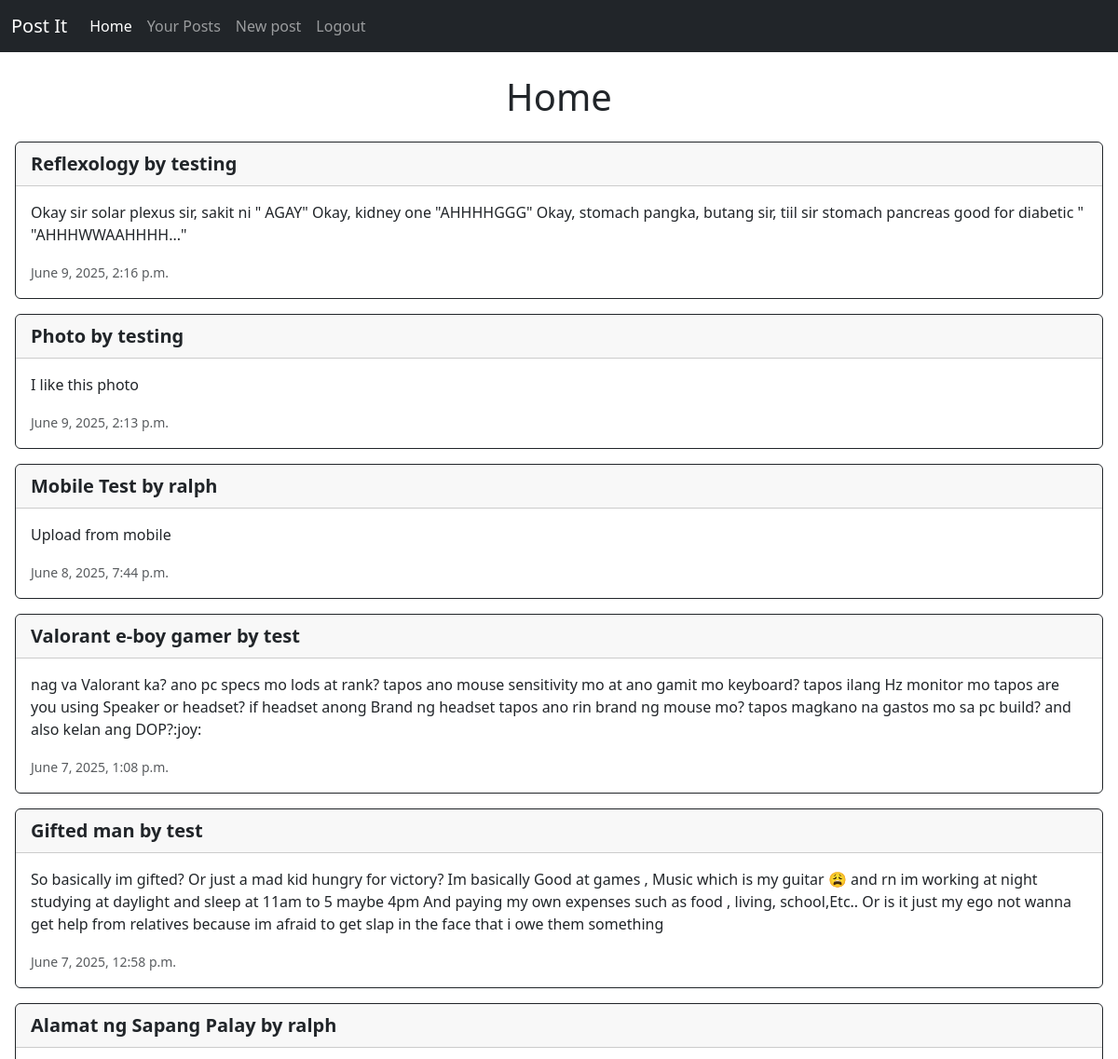
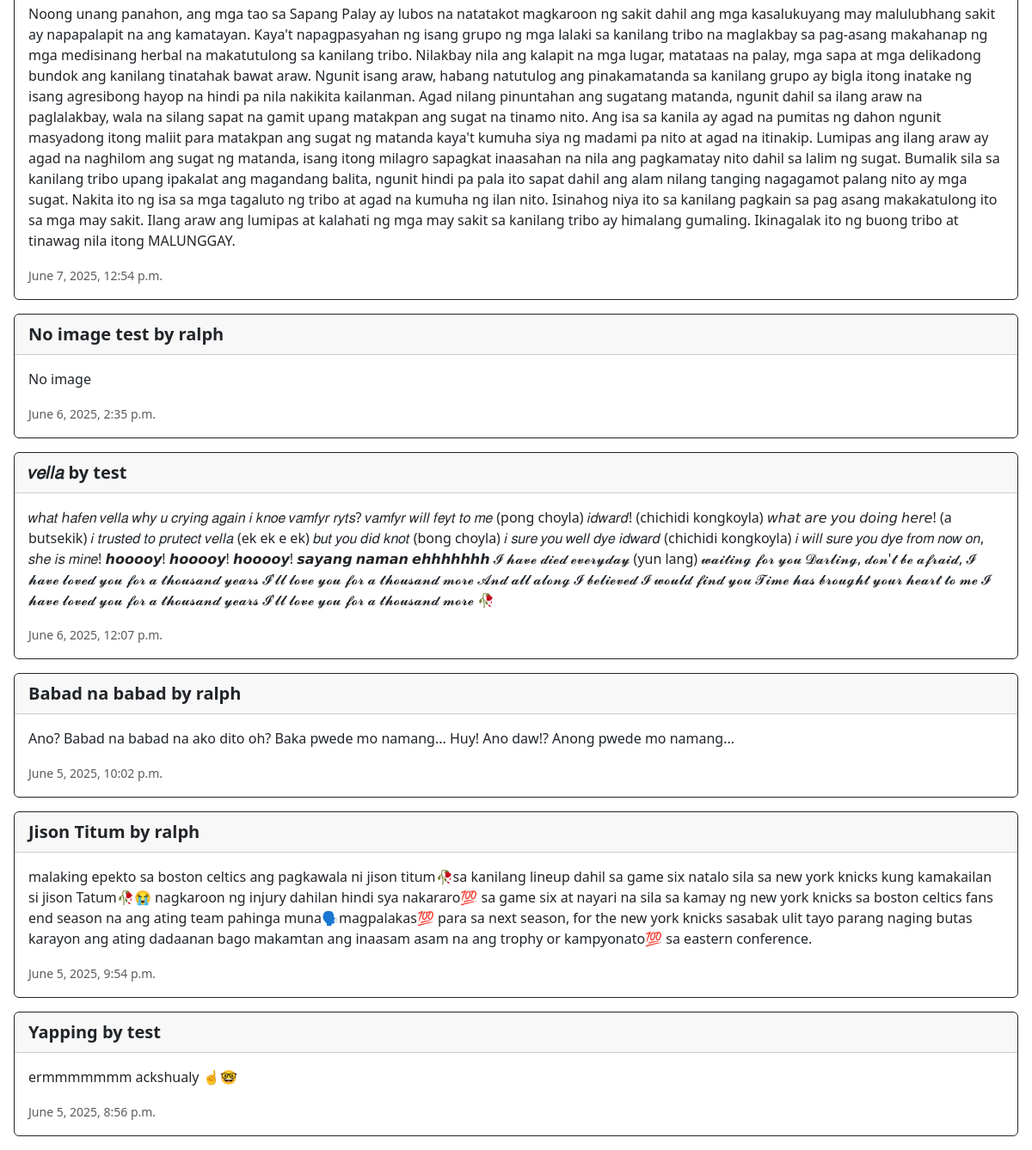
The app's page /home/ (signed in) with its own data (2 pictures, top to bottom).
### api/models.py (models this page shows, shortened)
class PostModel(models.Model):
    title = models.CharField(max_length=100)
    description = models.TextField()
    banner = models.ImageField(upload_to='banners/', null=True, blank=True)
    user = models.ForeignKey('auth.User', on_delete=models.CASCADE, related_name='posts')
    created_at = models.DateTimeField(auto_now_add=True, null=True, blank=True)

### web/views.py (the view)
# urls.py: path("home/", views.homepage, name="homepage"),
def homepage(request):
    post = PostModel.objects.all().order_by('-created_at')
    return render(request, "web/home.html", {"posts": post})

### web/templates/web/home.html (shortened to what this page needs)
{% extends 'layout.html' %}
{% block content %}
    <h1 class="text-center my-4">Home</h1>
    {% for post in posts %}
    <a href="{% url 'post_detail' post.id %}" class="text-decoration-none">
        <div class="card border-dark mb-3 m-3">
            <p class="card-header fs-5 fw-bolder">
                {{post.title}} by {{post.user}}
            </p>
            <div class="card-body">
                <p class="card-text">{{post.description}}</p>
                <p class="card-text"><small class="text-body-secondary">{{post.created_at}}</small></p>
            </div>
        </div>
    </a>
    {% endfor %}
{% endblock %}

### records on screen
PostModel: title "Reflexology", user "testing", description "Okay sir solar plexus sir, sakit ni \" AGAY\" Okay, kidney one \"AHHHHGGG\" Okay, stomach pangka, butang sir, tiil sir stomach pancreas good for diabetic \" \"AHHHWWAAHHHH...\"", created_at "June 9, 2025, 2:16 p.m."
PostModel: title "Photo", user "testing", description "I like this photo", created_at "June 9, 2025, 2:13 p.m."
PostModel: title "Mobile Test", user "ralph", description "Upload from mobile", created_at "June 8, 2025, 7:44 p.m."
PostModel: title "Valorant e-boy gamer", user "test", description "nag va Valorant ka? ano pc specs mo lods at rank? tapos ano mouse sensitivity mo at ano gamit mo keyboard? tapos ilang Hz monitor mo tapos are you using Speaker or headset? if headset anong Brand ng headset tapos ano rin brand ng mouse mo? tapos magkano na gastos mo sa pc build? and also kelan ang DOP?:joy:", created_at "June 7, 2025, 1:08 p.m."
PostModel: title "Gifted man", user "test", description "So basically im gifted? Or just a mad kid hungry for victory? Im basically Good at games , Music which is my guitar 😩 and rn im working at night studying at daylight and sleep at 11am to 5 maybe 4pm And paying my own expenses such as food , living, school,Etc.. Or is it just my ego not wanna get help from relatives because im afraid to get slap in the face that i owe them something", created_at "June 7, 2025, 12:58 p.m."
PostModel: title "Alamat ng Sapang Palay", user "ralph", description "Noong unang panahon, ang mga tao sa Sapang Palay ay lubos na natatakot magkaroon ng sakit dahil ang mga kasalukuyang may malulubhang sakit ay napapalapit na ang kamatayan. Kaya't napagpasyahan ng isang grupo ng mga lalaki sa kanilang tribo na maglakbay sa pag-asang makahanap ng mga medisinang herbal na makatutulong sa kanilang tribo. Nilakbay nila ang kalapit na mga lugar, matataas na palay, mga sapa at mga delikadong bundok ang kanilang tinatahak bawat araw. Ngunit isang araw, habang natutulog ang pinakamatanda sa kanilang grupo ay bigla itong inatake ng isang agresibong hayop na hindi pa nila nakikita kailanman. Agad nilang pinuntahan ang sugatang matanda, ngunit dahil sa ilang araw na…", created_at "June 7, 2025, 12:54 p.m."
PostModel: title "No image test", user "ralph", description "No image", created_at "June 6, 2025, 2:35 p.m."
PostModel: title "𝑣𝑒𝑙𝑙𝑎", user "test", description "𝑤ℎ𝑎𝑡 ℎ𝑎𝑓𝑒𝑛 𝑣𝑒𝑙𝑙𝑎 𝑤ℎ𝑦 𝑢 𝑐𝑟𝑦𝑖𝑛𝑔 𝑎𝑔𝑎𝑖𝑛 𝑖 𝑘𝑛𝑜𝑒 𝑣𝑎𝑚𝑓𝑦𝑟 𝑟𝑦𝑡𝑠? 𝑣𝑎𝑚𝑓𝑦𝑟 𝑤𝑖𝑙𝑙 𝑓𝑒𝑦𝑡 𝑡𝑜 𝑚𝑒 (pong choyla) 𝑖𝑑𝑤𝑎𝑟𝑑! (chichidi kongkoyla) 𝘸𝘩𝘢𝘵 𝘢𝘳𝘦 𝘺𝘰𝘶 𝘥𝘰𝘪𝘯𝘨 𝘩𝘦𝘳𝘦! (a butsekik) 𝑖 𝑡𝑟𝑢𝑠𝑡𝑒𝑑 𝑡𝑜 𝑝𝑟𝑢𝑡𝑒𝑐𝑡 𝑣𝑒𝑙𝑙𝑎 (ek ek e ek) 𝑏𝑢𝑡 𝑦𝑜𝑢 𝑑𝑖𝑑 𝑘𝑛𝑜𝑡 (bong choyla) 𝑖 𝑠𝑢𝑟𝑒 𝑦𝑜𝑢 𝑤𝑒𝑙𝑙 𝑑𝑦𝑒 𝑖𝑑𝑤𝑎𝑟𝑑 (chichidi kongkoyla) 𝑖 𝑤𝑖𝑙𝑙 𝑠𝑢𝑟𝑒 𝑦𝑜𝑢 𝑑𝑦𝑒 𝑓𝑟𝑜𝑚 𝑛𝑜𝑤 𝑜𝑛, 𝑠ℎ𝑒 𝑖𝑠 𝑚𝑖𝑛𝑒! 𝙝𝙤𝙤𝙤𝙤𝙮! 𝙝𝙤𝙤𝙤𝙤𝙮! 𝙝𝙤𝙤𝙤𝙤𝙮! 𝙨𝙖𝙮𝙖𝙣𝙜 𝙣𝙖𝙢𝙖𝙣 𝙚𝙝𝙝𝙝𝙝𝙝𝙝𝙝 𝓘 𝓱𝓪𝓿𝓮 𝓭𝓲𝓮𝓭 𝓮𝓿𝓮𝓻𝔂𝓭𝓪𝔂 (yun lang) 𝔀𝓪𝓲𝓽𝓲𝓷𝓰 𝓯𝓸𝓻 𝔂𝓸𝓾 𝓓𝓪𝓻𝓵𝓲𝓷𝓰, 𝓭𝓸𝓷'𝓽 𝓫𝓮 𝓪𝓯𝓻𝓪𝓲𝓭, 𝓘 𝓱𝓪𝓿𝓮 𝓵𝓸𝓿𝓮𝓭 𝔂𝓸𝓾 𝓯𝓸𝓻 𝓪 𝓽𝓱𝓸𝓾𝓼𝓪𝓷𝓭 𝔂𝓮𝓪𝓻𝓼 𝓘'𝓵𝓵 𝓵𝓸𝓿𝓮 𝔂𝓸𝓾 𝓯𝓸𝓻 𝓪 𝓽𝓱𝓸𝓾𝓼𝓪𝓷𝓭 𝓶𝓸𝓻𝓮 𝓐𝓷𝓭 𝓪𝓵𝓵 𝓪𝓵𝓸𝓷𝓰 𝓘 𝓫𝓮𝓵𝓲𝓮𝓿𝓮𝓭 𝓘 𝔀𝓸𝓾𝓵𝓭 𝓯𝓲𝓷𝓭 𝔂𝓸𝓾 𝓣𝓲𝓶𝓮 𝓱𝓪𝓼 𝓫𝓻𝓸𝓾𝓰𝓱𝓽 𝔂𝓸𝓾𝓻 𝓱𝓮𝓪𝓻𝓽 𝓽𝓸 𝓶𝓮 𝓘 𝓱𝓪𝓿𝓮 𝓵𝓸𝓿𝓮𝓭 𝔂𝓸𝓾 𝓯𝓸𝓻 𝓪 𝓽𝓱𝓸𝓾𝓼𝓪𝓷𝓭 𝔂𝓮𝓪𝓻𝓼 𝓘'𝓵𝓵 𝓵𝓸𝓿𝓮 𝔂𝓸𝓾 𝓯𝓸𝓻 𝓪 𝓽𝓱𝓸𝓾𝓼𝓪𝓷𝓭 𝓶𝓸𝓻𝓮 🥀", created_at "June 6, 2025, 12:07 p.m."
PostModel: title "Babad na babad", user "ralph", description "Ano? Babad na babad na ako dito oh? Baka pwede mo namang... Huy! Ano daw!? Anong pwede mo namang...", created_at "June 5, 2025, 10:02 p.m."
PostModel: title "Jison Titum", user "ralph", description "malaking epekto sa boston celtics ang pagkawala ni jison titum🥀sa kanilang lineup dahil sa game six natalo sila sa new york knicks kung kamakailan si jison Tatum🥀😭 nagkaroon ng injury dahilan hindi sya nakararo💯 sa game six at nayari na sila sa kamay ng new york knicks sa boston celtics fans end season na ang ating team pahinga muna🗣️magpalakas💯 para sa next season, for the new york knicks sasabak ulit tayo parang naging butas karayon ang ating dadaanan bago makamtan ang inaasam asam na ang trophy or kampyonato💯 sa eastern conference.", created_at "June 5, 2025, 9:54 p.m."
PostModel: title "Yapping", user "test", description "ermmmmmmm ackshualy ☝️🤓", created_at "June 5, 2025, 8:56 p.m."
